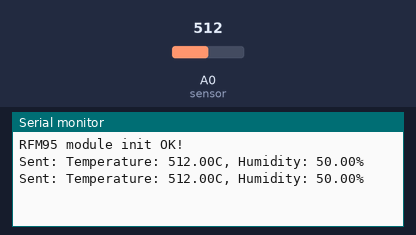
Bench run of a sketch on a simulated Arduino Uno, built with avr-gcc and run on an emulated ATmega328P. On the bench: the last lines printed to the serial monitor. The test bench sets the inputs (shaded band); at power-on: A0 (sensor) = 512. No radio packets arrive unless stated.

Above: at 1.3 s.
1.4 s: A0 (sensor) set to 716
At 2.7 s:
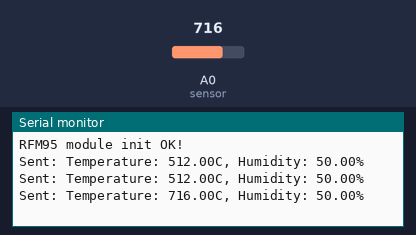
2.9 s: A0 (sensor) set to 900
At 4.2 s:
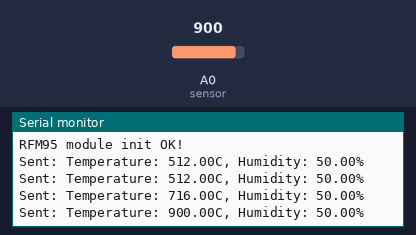
Timing chart, 0 to 5.9 s (numbered marks = the images above; inputs shaded):
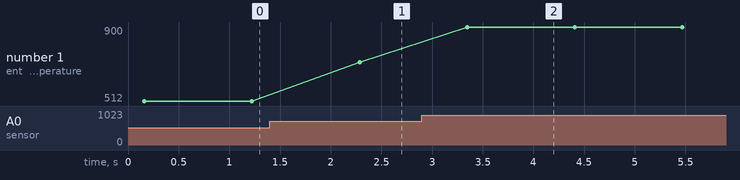

The sketch:

RFTDTESTTTN.ino
```cpp
#include <SPI.h>
#include <RH_RF95.h>

#define RFM95_CS 10
#define RFM95_RST 9
#define RFM95_INT 2

#define BAND 915.0

// Replace the following with your own values
#define DEV_EUI "0x70, 0xB3, 0xD5, 0x7E, 0xD0, 0x05, 0xBC, 0x5B"
#define APP_EUI "0x26, 0x0B, 0x68, 0xFD"
#define APP_KEY "0xF4, 0x2B, 0xDD, 0xEE, 0x67, 0x0E, 0x9B, 0x0B, 0xC5, 0xA1, 0xD5, 0xA8, 0x92, 0x9F, 0x3E, 0x3B"

RH_RF95 rf95(RFM95_CS, RFM95_INT);
void setup()
{
  Serial.begin(9600);
  pinMode(RFM95_RST, OUTPUT);
  digitalWrite(RFM95_RST, HIGH);
  delay(100);

  if (!rf95.init())
  {
    Serial.println("RFM95 module init failed");
    while (1);
  }
  Serial.println("RFM95 module init OK!");

  rf95.setFrequency(BAND);

  rf95.setTxPower(23);

  rf95.setThisAddress(DEV_EUI);
  rf95.setHeaderFrom(DEV_EUI);
  rf95.setHeaderTo(APP_EUI);
  rf95.setHeaderId((uint8_t *)APP_KEY);
}

void loop()
{

  float temperature = analogRead(A0); // replace with your own sensor reading
  float humidity = 50.0; // replace with your own sensor reading

  String message = "Temperature: " + String(temperature) + "C, Humidity: " + String(humidity) + "%";

  rf95.send((uint8_t *)message.c_str(), message.length());
  rf95.waitPacketSent();
  //Serial.println(temperature);
  Serial.println("Sent: " + message);

  delay(1000);
}
```

Measured:
- after the input at 1.4 s, the serial monitor: prints a new line after 0.88 s (image 1)
- after the input at 2.9 s, the serial monitor: prints a new line after 0.45 s (image 2)
- plotted number 1: 512 → 716 after the input at 1.4 s, 716 → 900 after the input at 2.9 s
